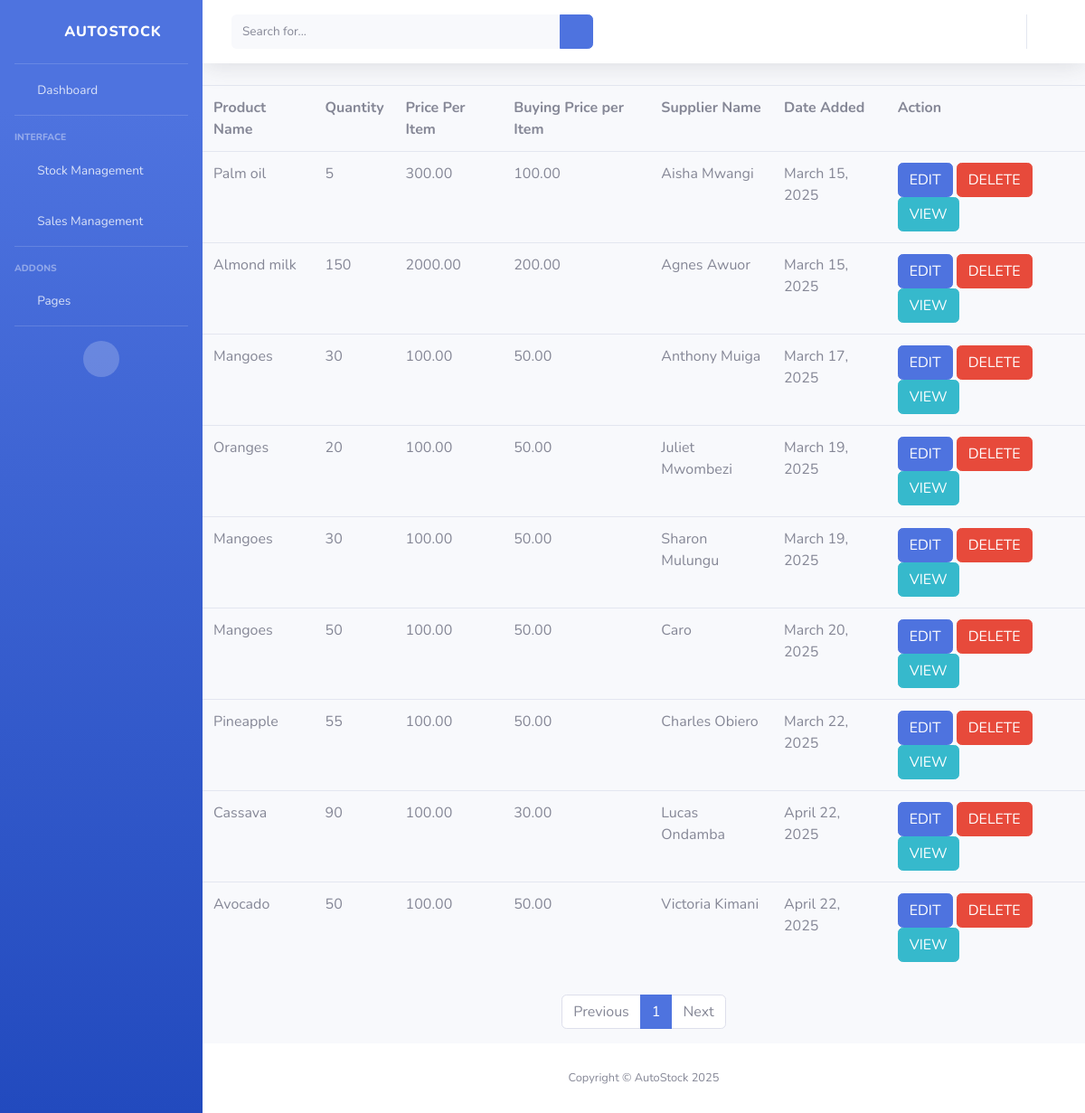
The app's page /stocks/, older data.
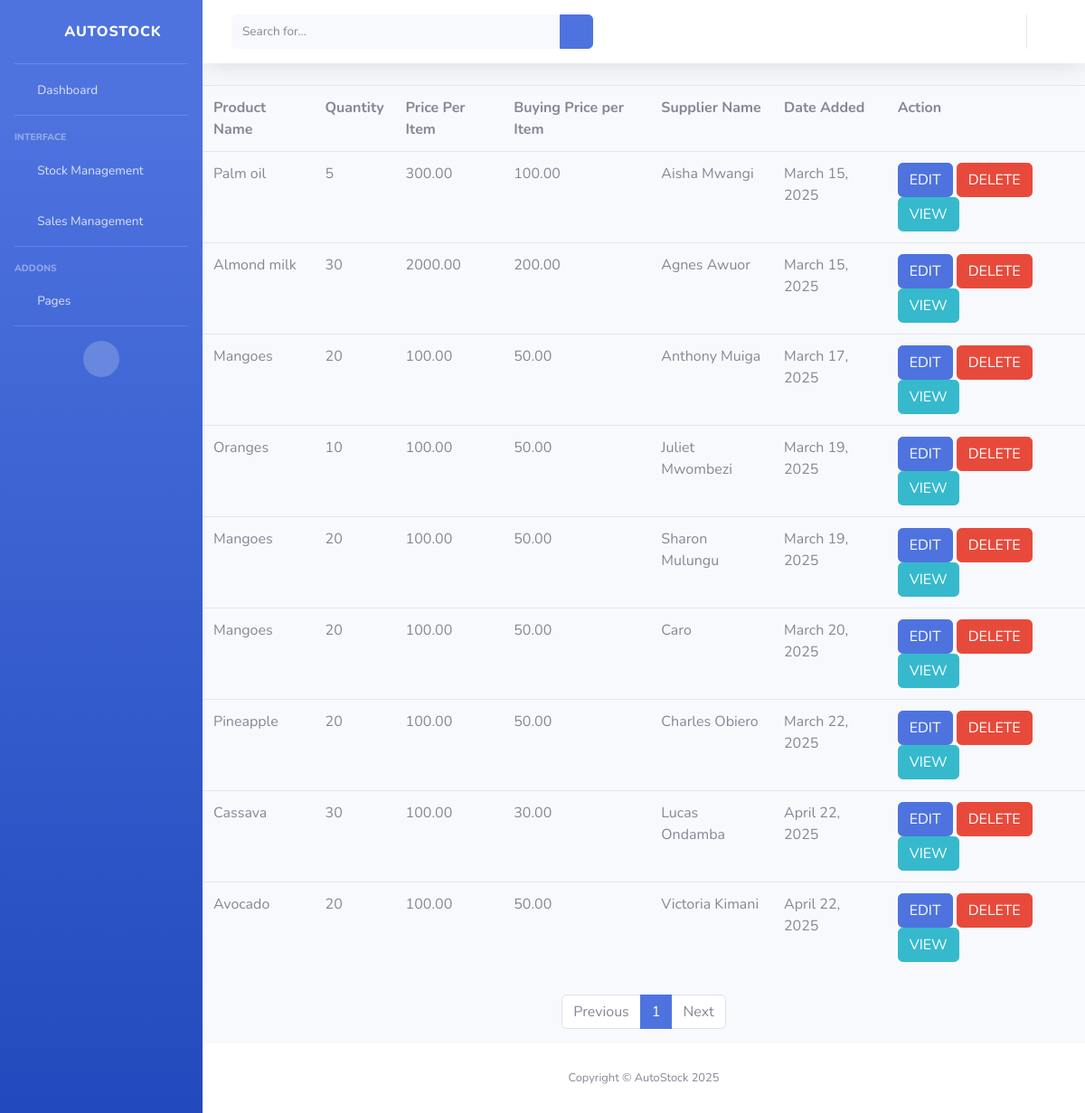
The same page, newer data.
### autoapp/models.py (models this page shows, shortened)
class Stock(models.Model):
     product = models. CharField(max_length=100)
     quantity = models.IntegerField()
     price = models.DecimalField(max_digits=12, decimal_places=2)
     buyingprice = models.DecimalField(max_digits=12, decimal_places=2, default=0.00)
     name = models.CharField(max_length=100)
     date = models.DateField(auto_now_add=True)

### autoapp/views.py (the view)
# urls.py: path('stocks/', views.stocks, name='stocks'),
def stocks(request):
    query = request.GET.get('q', '').strip()  # safely get and strip query param
    if query:
        allstocks = Stock.objects.filter(
            Q(product__icontains=query) | Q(name__icontains=query)
        )
    else:
        allstocks = Stock.objects.all()
    print("Total stocks found:", allstocks.count())  # Debug print
    paginator = Paginator(allstocks, 10)
    page_number = request.GET.get('page')
    page_obj = paginator.get_page(page_number)
    print("Current page number:", page_obj.number)  # Debug print
    print("Stocks on current page:", list(page_obj.object_list.values('id', 'name', 'product')))  # Debug print
    return render(request, 'stocks.html', {'stock': page_obj, 'query': query})

### template/stocks.html (shortened to what the changed rows need)
<!DOCTYPE html>
<html lang="en">
<head>
    {% load static %}
    <link href="{% static 'vendor/fontawesome-free/css/all.min.css' %}" rel="stylesheet" type="text/css">
    <link href="{% static 'css/sb-admin-2.min.css' %}" rel="stylesheet">
    <link href="{% static 'vendor/datatables/dataTables.bootstrap4.min.css' %}" rel="stylesheet">
</head>
<body id="page-top">
    <div id="wrapper">
        <div id="content-wrapper" class="d-flex flex-column">
            <div id="content">
              <table class="table">
    <tr>
        <th>Product Name</th>
        <th>Quantity</th>
        <th>Price Per Item</th>
        <th>Buying Price per Item</th>
        <th>Supplier Name</th>
        <th>Date Added</th>
        <th>Action</th>
    </tr>
    {% for x in stock %}
        <tr>
            <td>{{ x.product }}</td>
            <td>{{ x.quantity }}</td>
            <td>{{ x.price }}</td>
            <td>{{ x.buyingprice }}</td>
            <td>{{ x.name }}</td>
            <td>{{ x.date }}</td>
            <td>
                <a href="/editstock/{{ x.id }}" class="btn btn-primary">EDIT</a>
                <a href="/delete/{{ x.id }}" class="btn btn-danger">DELETE</a>
                <a href="{% url 'product_tracker' x.id %}" class="btn btn-info">VIEW</a>
            </td>
        </tr>
    {% empty %}
        <tr>
            <td colspan="7" class="text-center text-danger">No stock recorded yet.</td>
        </tr>
    {% endfor %}
</table>
            </div>
        </div>
    </div>
</body>
</html>

Row changes from the older to the newer data that the page shows:
changed Stock "Almond milk": quantity "150" → "30"
changed Stock "Anthony Muiga": quantity "30" → "20"
changed Stock "Oranges": quantity "20" → "10"
changed Stock "Sharon Mulungu": quantity "30" → "20"
changed Stock "Caro": quantity "50" → "20"
changed Stock "Pineapple": quantity "55" → "20"
changed Stock "Cassava": quantity "90" → "30"
changed Stock "Avocado": quantity "50" → "20"
